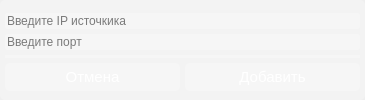
<?xml version="1.0" encoding="UTF-8"?>
<ui version="4.0">
 <class>NewUdpConnection</class>
 <widget class="QWidget" name="NewUdpConnection">
  <property name="geometry">
   <rect>
    <x>0</x>
    <y>0</y>
    <width>365</width>
    <height>100</height>
   </rect>
  </property>
  <property name="minimumSize">
   <size>
    <width>365</width>
    <height>100</height>
   </size>
  </property>
  <property name="maximumSize">
   <size>
    <width>365</width>
    <height>100</height>
   </size>
  </property>
  <property name="windowTitle">
   <string>Form</string>
  </property>
  <property name="styleSheet">
   <string notr="true">QWidjet
{
	border-radius: 5px;
}

QFrame
{
	background-color: rgba(255,255,255,70);
	border-radius: 5px;
}

QLineEdit
{
	background-color: rgba(255,255,255,70);
	border-radius: 3px;
}

QPushButton
{
	background-color: rgba(255, 255, 255, 70);
	color: #fff;
	font-size: 15px;
	border: none;
	border-radius: 5px;
	padding: 5px;
}

QPushButton::pressed
{
	background-color: rgba(255,255,255,50);
}</string>
  </property>
  <layout class="QHBoxLayout" name="horizontalLayout_2">
   <property name="spacing">
    <number>0</number>
   </property>
   <property name="leftMargin">
    <number>0</number>
   </property>
   <property name="topMargin">
    <number>0</number>
   </property>
   <property name="rightMargin">
    <number>0</number>
   </property>
   <property name="bottomMargin">
    <number>0</number>
   </property>
   <item>
    <widget class="QFrame" name="frame">
     <property name="frameShape">
      <enum>QFrame::StyledPanel</enum>
     </property>
     <property name="frameShadow">
      <enum>QFrame::Raised</enum>
     </property>
     <property name="lineWidth">
      <number>0</number>
     </property>
     <layout class="QVBoxLayout" name="verticalLayout_2">
      <property name="spacing">
       <number>0</number>
      </property>
      <property name="leftMargin">
       <number>0</number>
      </property>
      <property name="topMargin">
       <number>0</number>
      </property>
      <property name="rightMargin">
       <number>0</number>
      </property>
      <property name="bottomMargin">
       <number>0</number>
      </property>
      <item>
       <layout class="QVBoxLayout" name="verticalLayout">
        <property name="spacing">
         <number>5</number>
        </property>
        <property name="leftMargin">
         <number>5</number>
        </property>
        <property name="topMargin">
         <number>5</number>
        </property>
        <property name="rightMargin">
         <number>5</number>
        </property>
        <item>
         <widget class="NetworkLineEdit" name="ip_lineEdit">
          <property name="placeholderText">
           <string>Введите IP источкика</string>
          </property>
         </widget>
        </item>
        <item>
         <widget class="NetworkLineEdit" name="port_lineEdit">
          <property name="placeholderText">
           <string>Введите порт</string>
          </property>
         </widget>
        </item>
        <item>
         <widget class="Line" name="line">
          <property name="orientation">
           <enum>Qt::Horizontal</enum>
          </property>
         </widget>
        </item>
        <item>
         <layout class="QHBoxLayout" name="horizontalLayout">
          <property name="spacing">
           <number>5</number>
          </property>
          <property name="leftMargin">
           <number>0</number>
          </property>
          <property name="rightMargin">
           <number>0</number>
          </property>
          <item>
           <widget class="QPushButton" name="cancelButton">
            <property name="text">
             <string>Отмена</string>
            </property>
           </widget>
          </item>
          <item>
           <widget class="QPushButton" name="acceptButton">
            <property name="text">
             <string>Добавить</string>
            </property>
           </widget>
          </item>
         </layout>
        </item>
       </layout>
      </item>
     </layout>
    </widget>
   </item>
  </layout>
 </widget>
 <customwidgets>
  <customwidget>
   <class>NetworkLineEdit</class>
   <extends>QLineEdit</extends>
   <header>network/networklineedit.h</header>
  </customwidget>
 </customwidgets>
 <resources/>
 <connections/>
</ui>
